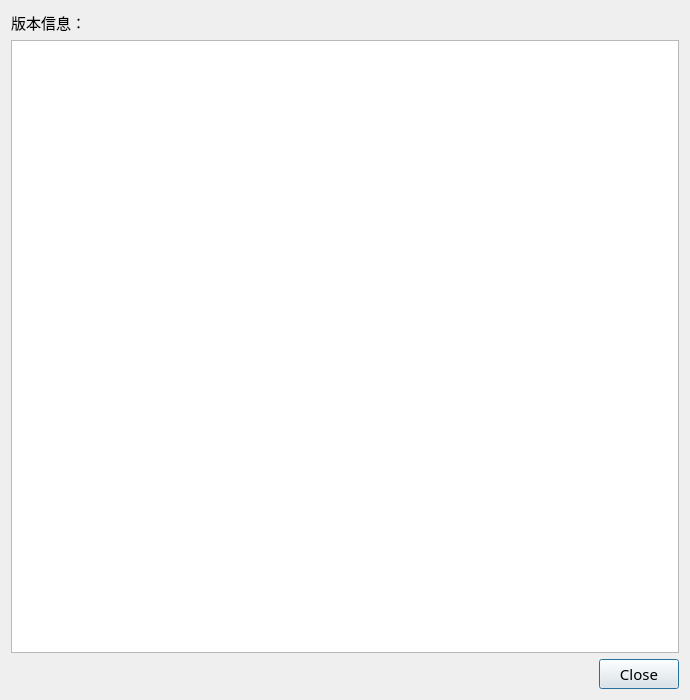
<?xml version="1.0" encoding="UTF-8"?>
<ui version="4.0">
 <class>DialogChangeLog</class>
 <widget class="QDialog" name="DialogChangeLog">
  <property name="geometry">
   <rect>
    <x>0</x>
    <y>0</y>
    <width>690</width>
    <height>700</height>
   </rect>
  </property>
  <property name="font">
   <font>
    <family>HarmonyOS Sans SC</family>
    <pointsize>11</pointsize>
   </font>
  </property>
  <property name="windowTitle">
   <string>更新信息</string>
  </property>
  <layout class="QVBoxLayout" name="verticalLayout">
   <item>
    <widget class="QLabel" name="label">
     <property name="text">
      <string>版本信息：</string>
     </property>
    </widget>
   </item>
   <item>
    <widget class="QTextEdit" name="textEdit">
     <property name="readOnly">
      <bool>true</bool>
     </property>
    </widget>
   </item>
   <item>
    <widget class="QDialogButtonBox" name="buttonBox">
     <property name="orientation">
      <enum>Qt::Horizontal</enum>
     </property>
     <property name="standardButtons">
      <set>QDialogButtonBox::Close</set>
     </property>
    </widget>
   </item>
  </layout>
 </widget>
 <resources/>
 <connections>
  <connection>
   <sender>buttonBox</sender>
   <signal>accepted()</signal>
   <receiver>DialogChangeLog</receiver>
   <slot>accept()</slot>
   <hints>
    <hint type="sourcelabel">
     <x>248</x>
     <y>254</y>
    </hint>
    <hint type="destinationlabel">
     <x>157</x>
     <y>274</y>
    </hint>
   </hints>
  </connection>
  <connection>
   <sender>buttonBox</sender>
   <signal>rejected()</signal>
   <receiver>DialogChangeLog</receiver>
   <slot>reject()</slot>
   <hints>
    <hint type="sourcelabel">
     <x>316</x>
     <y>260</y>
    </hint>
    <hint type="destinationlabel">
     <x>286</x>
     <y>274</y>
    </hint>
   </hints>
  </connection>
 </connections>
</ui>
